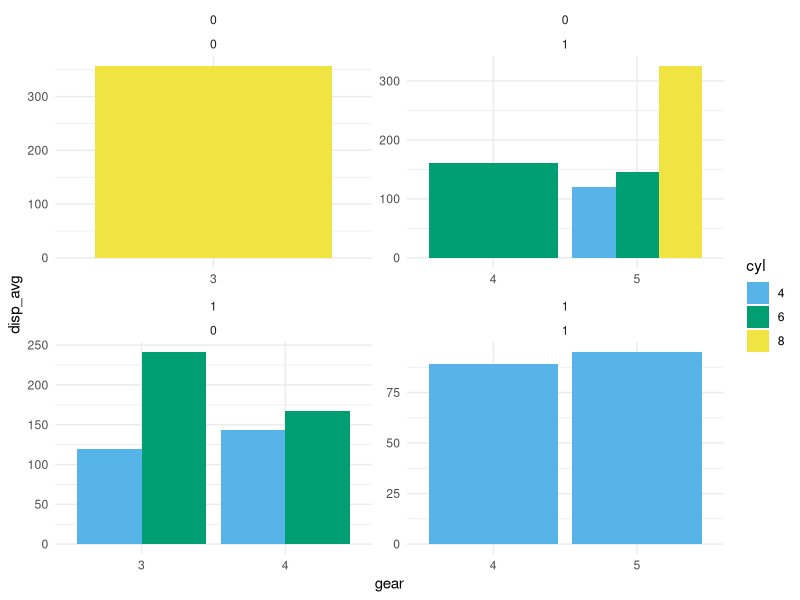
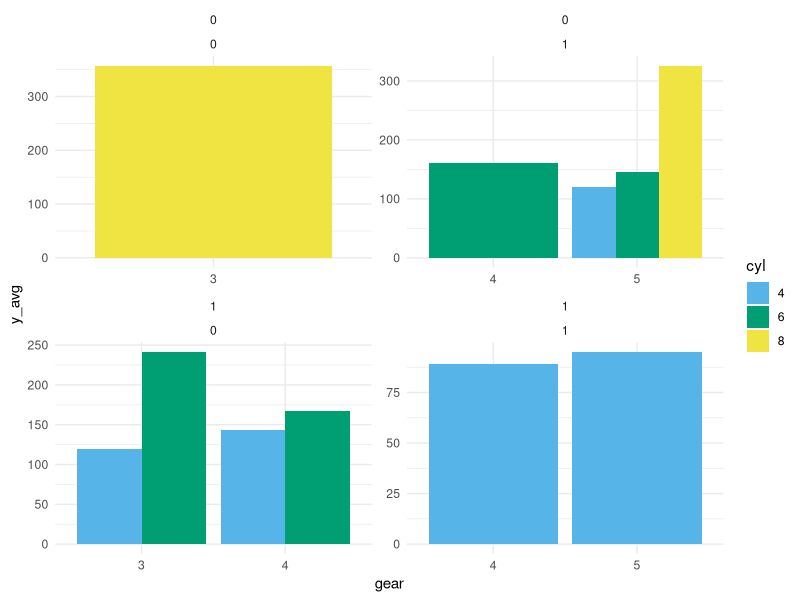

Write R code to recreate these figures, in order. (Note: this script raises an error after producing the figures.)
## ---- chunk 1

xfun::pkg_attach(
  "knitr",
  "data.table",
  "ggplot2",
  "rlang",
  "dplyr",
  "magrittr",
  "ggthemes"
)

opts_chunk$set(
  message = FALSE,
  warning = FALSE,
  echo = TRUE,
  out.width = '100%',
  fig.asp = 1/1.618
)

# Create a data.table version of the mtcars data set. I explicitly specified to exclude rownames just to be clear (The default in data.table is FALSE).
dt_mtcars <- data.table(mtcars, keep.rownames = FALSE)

# Convert some columns from numeric to factor. I am not sure if this is the most
# efficient way to update multiple columns in data.table, but it works for my
# purposes.
dt_mtcars[
  ,
  c("cyl", "vs", "am", "gear") := 
    lapply(.SD, factor),
  .SDcols = c("cyl", "vs", "am", "gear")
]

## ---- chunk 2

dt_mtcars[
  ,
  .(disp_avg = mean(disp)),
  .(cyl, vs, am, gear)
] %>% 
  ggplot(
    aes(gear, disp_avg, fill = cyl)
  ) +
  geom_col(position = "dodge") +
  facet_wrap(
    vars(vs, am),
    ncol = 2,
    scales = "free"
  ) +
  scale_fill_pander() +
  theme_minimal()

## ---- chunk 3

plot_with_dplyr_rlang <- function(
  data_tibble, 
  x, y, fill, 
  facet_1, facet_2
) {
  # Quote column names in arguments
  x <- rlang::enquo(x)
  y <- rlang::enquo(y)
  fill <- rlang::enquo(fill)
  facet_1 <- rlang::enquo(facet_1)
  facet_2 <- rlang::enquo(facet_2)
  
  data_tibble %>% 
    # All the !! are necessary to retrieve the variable name stored in the
    # arguments. Group by explanatory variables
    dplyr::group_by(!!x, !!fill, !!facet_1, !!facet_2) %>% 
    # Compute average of response variable
    dplyr::summarise(y_avg = mean(!!y)) %>% 
    ggplot2::ggplot(
      ggplot2::aes(
        x = !!x,
        y = y_avg,
        fill = !!fill
      )
    ) +
    geom_col(position = "dodge") +
    facet_wrap(
      vars(!!facet_1, !!facet_2),
      ncol = 2,
      scales = "free"
    ) +
    scale_fill_pander() +
    theme_minimal() 
}

dt_mtcars %>% 
  plot_with_dplyr_rlang(
    gear,
    disp,
    fill = cyl,
    facet_1 = vs,
    facet_2 = am
  )

## ---- chunk 4

plot_with_data.table_rlang <- function(
  data_data.table,
  x, y,
  fill, facet_1, facet_2
) {
  # Quote column names in arguments
    x <- rlang::enquo(x)
    y <- rlang::enquo(y)
    fill <- rlang::enquo(fill)
    facet_1 <- rlang::enquo(facet_1)
    facet_2 <- rlang::enquo(facet_2)
    
  data_data.table[
    ,
    # Compute average of response variable
    .(y_avg = mean(!!y)),
    # Group by explanatory variables
    .(!!x, !!fill, !!facet_1, !!facet_2)
  ] %>% 
    ggplot2::ggplot(
        ggplot2::aes(
          x = !!x,
          y = y_avg,
          fill = !!fill
        )
      ) +
      geom_col(position = "dodge") +
      facet_wrap(
        vars(!!facet_1, !!facet_2),
        ncol = 2,
        scales = "free"
      ) +
      scale_fill_pander() +
      theme_minimal()
} 

dt_mtcars %>% 
  plot_with_data.table_rlang(
    gear,
    disp,
    fill = cyl,
    facet_1 = vs,
    facet_2 = am
  )

## ---- chunk 5

# I want to capture object names in objects, so I can refer to the captured
# objects in the objects with !!
average_this <- as.name("disp")
group_with_this <- as.name("cyl")

dt_mtcars %>%
  group_by(!!group_with_this) %>% 
  summarise(average = mean(!!average_this))

## ---- chunk 6

dt_mtcars[
  ,
  .(average = mean(!!average_this)),
  .(!!group_with_this)
]

## ---- chunk 7

quote((7 - 3)^2 * 8 / 4 + 9 - 6)

## ---- chunk 8

bquote((7 - 3)^2 * 8 / 4 + 9 - 6)

## ---- chunk 9

eval(quote((7 - 3)^2 * 8 / 4 + 9 - 6))

eval(bquote((7 - 3)^2 * 8 / 4 + 9 - 6))

## ---- chunk 10

pemdas <- quote((7 - 3)^2 * 8 / 4 + 9 - 6)

quote(pemdas)

bquote(pemdas)

bquote(.(pemdas))

## ---- chunk 11

eval(pemdas)

eval(quote(pemdas))

eval(bquote(pemdas))

eval(bquote(.(pemdas)))

## ---- chunk 12

col1 <- as.name("disp")

col2 <- as.name("gear")

col1

col2

## ---- chunk 13

dt_mtcars$col1

dt_mtcars$col2

select(dt_mtcars, col1, col2)

dt_mtcars[, .(col1, col2)]

## ---- chunk 14

eval(bquote(`$`(dt_mtcars, .(col1))))

eval(bquote(`$`(dt_mtcars, .(col2))))

eval(bquote(select(dt_mtcars, .(col1), .(col2))))

eval(bquote(dt_mtcars[, list(.(col1), .(col2))]))


## ---- chunk 15

sessioninfo::session_info()
